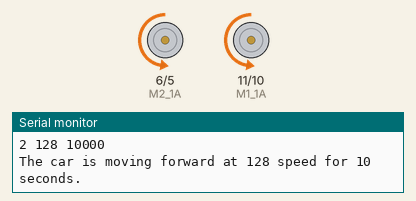
This sketch was run on a simulated Arduino Uno, built with avr-gcc and run on an emulated ATmega328P. Shown: motor-driver pin pairs drawn as motors (green arrow = first pin HIGH = forward, orange = second pin HIGH = backward, longer = more drive), the last lines printed to the serial monitor. Wiring (inferred from the names in the program): 24Cxx EEPROM at I2C address 0x50. EEPROM starts erased.

Above: at 0.2 s.
At 17.2 s:
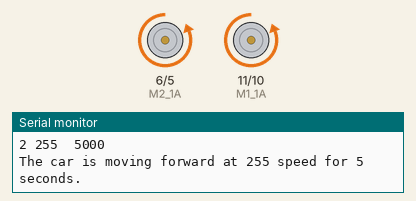
At 24.2 s:
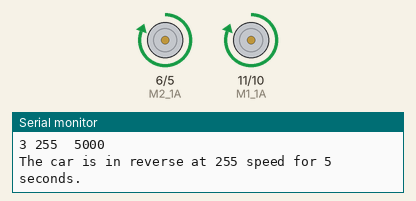
At 46.2 s:
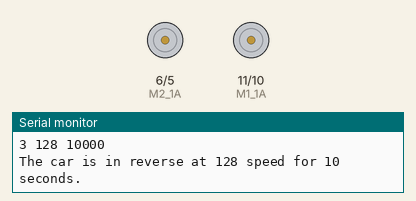
Timing chart, 0 to 47.7 s (numbered marks = the images above):
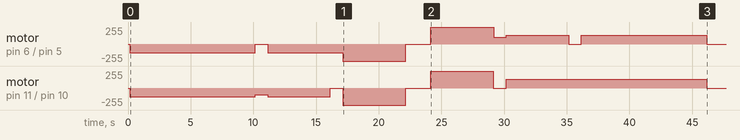

The sketch:

project3-eeprom_path.ino
```cpp
/*–––––––––––––––––––––––––––––––––––––––––––––––––––––––––––––/

  Write an array of instructions to EEPROM,
  Use it to control a car autonomously.

  Adapted by Ricky Thang
    from www.hobbytronics.co.uk 2012
    EEPROM_PAGE_WRITES

/–––––––––––––––––––––––––––––––––––––––––––––––––––––––––––––*/

#include <Wire.h>
#include "motorfunc.h"
#define eeprom1 0x50 //Address of 24LC256 eeprom chip

char rdata[32];
const int M1_1A = 11; //Motor 1 Control Input A through pin 11
const int M1_1B = 10; //Motor 1 Control Input B through pin 10
const int M2_1A = 6; //Motor 2 Control Input A through pin 6
const int M2_1B = 5; //Motor 2 Control Input B through pin 5
const int length_instruction_string = 13;
int speed = 0;
char data, lastData;

void setup(void)
{
  Serial.begin(9600);
  Wire.begin();
  pinMode(M1_1A, OUTPUT);
  pinMode(M1_1B , OUTPUT);
  pinMode(M2_1A, OUTPUT);
  pinMode(M2_1B , OUTPUT);
  // turn off motor
  stop();

  unsigned int i = 0; //for reading eeprom data
  unsigned int j = 0; //for counting length of data
  int total_str_len=0;
  const int max_num_instructions = 11; //stipulate max number of instructions
  int speed = 255;
  int delay_time = 0;
  char lastData;

/* Define instruction data to be written to EEPROM */
  char str_instructions[max_num_instructions][length_instruction_string]={
    "2 128 10000\n",  //forward, half speed, 10 seconds
    "6 100  1000\n",  //forward right point turn, 100 speed, 1 second
    "2 128  5000\n",  //forward, half speed, 5 seconds
    "5 100  1000\n",  //forward left point turn, 100 speed, 1 second
    "2 255  5000\n",  //forward, full speed, 5 seconds
    "1   0  2000\n",  //stop, two seconds
    "3 255  5000\n",  //reverse, full speed, 5 seconds
    "5 100  1000\n",  //reverse left point turn, 100 speed, 1 second
    "3 128  5000\n",  //reverse, half speed, 5 seconds
    "6 100  1000\n",  //reverse right point turn, 100 speed, 1 second
    "3 128 10000\n"}; //reverse, half speed, 10 seconds

  /* Write the data to the EEPROM */
  while (j < max_num_instructions)
  {
    int str_len=0;
    do{ str_len+=length_instruction_string; } while(str_instructions[j][str_len]);
    writeEEPROM(eeprom1,total_str_len,str_instructions[j]);
    total_str_len+=strlen(str_instructions[j]);
    j++;
  }

  /* Scan, then use the recorded data as function arguments */
  Serial.println("DATA READ");
  for(i=0;i<max_num_instructions;i++)
  {
    readEEPROM(eeprom1, i*(length_instruction_string-1), rdata, length_instruction_string-1);
    Serial.write(rdata,length_instruction_string-1);
    sscanf(rdata, "%c %i %i", &data, &speed, &delay_time);

    switch (data)
    {
    case '1':
      stop();
      speed = 0;
      Serial.print("The car has stopped for ");
      Serial.print(delay_time/1000);
      Serial.println(" seconds.");
      delay(delay_time);
      break;
    case '2':
      forward(speed);
      lastData = '2';
      Serial.print("The car is moving forward at ");
      Serial.print(speed);
      Serial.print(" speed for ");
      Serial.print(delay_time/1000);
      Serial.println(" seconds.");
      delay(delay_time);
      stop();
      break;
    case '3':
      reverse(speed);
      lastData = '3';
      Serial.print("The car is in reverse at ");
      Serial.print(speed);
      Serial.print(" speed for ");
      Serial.print(delay_time/1000);
      Serial.println(" seconds.");
      delay(delay_time);
      stop();
      break;
    case '4':
      Serial.print("Current Speed Setting: ");
      Serial.print(speed/25);
      Serial.print("/10");
      break;
    case '5':
      Serial.print("The car is turning right for ");
      Serial.print(delay_time/1000);
      Serial.println(" seconds.");
      if (lastData == '2')
      {
        forward_R(speed);
        delay(delay_time);
        stop();
      }
      if (lastData == '3')
      {
        reverse_R(speed);
        delay(delay_time);
        stop();
      }
      break;
    case '6':
      Serial.print("The car is turning left for ");
      Serial.print(delay_time/1000);
      Serial.println(" seconds.");
      if (lastData == '2')
      {
        forward_L(speed);
        delay(delay_time);
        stop();
      }
      if (lastData == '3')
      {
        reverse_L(speed);
        delay(delay_time);
        stop();
      }
      break;
    case '+':
      //increase speed by 1/10th
      if (speed < 250)
      {
        speed += 25;
        if (lastData == '2')
          forward(speed);
        if (lastData == '3')
          reverse(speed);
        Serial.print("Speed Setting: ");
        Serial.print(speed/25);
        Serial.print("/10");
      }
      else
        Serial.println("Maximum speed has been reached.");
      break;
    case '-':
      //decrease speed by 1/10th
      if (speed >= 25)
      {
        speed -= 25;
        if (lastData == '2')
          forward(speed);
        if (lastData == '3')
          reverse(speed);
        Serial.print("Speed Setting: ");
        Serial.print(speed/25);
        Serial.print("/10");
      }
      else
        Serial.println("The car has stopped.");
      break;
    }
  }
}

void loop(){}

void writeEEPROM(int deviceaddress, unsigned int eeaddress, char* data)
{
  // Uses Page Write for 24LC256
  // Allows for 64 byte page boundary
  // Splits string into max 16 byte writes
  unsigned char i=0, counter=0;
  unsigned int address;
  unsigned int page_space;
  unsigned int page=0;
  unsigned int num_writes;
  unsigned int data_len=0;
  unsigned char first_write_size;
  unsigned char last_write_size;
  unsigned char write_size;

  // Calculate length of data
  do{ data_len++; } while(data[data_len]);

  // Calculate space available in first page
  page_space = int(((eeaddress/64) + 1)*64)-eeaddress;

  // Calculate first write size
  if (page_space>16){
  first_write_size=page_space-((page_space/16)*16);
  if (first_write_size==0) first_write_size=16;
  }
  else
  first_write_size=page_space;

  // calculate size of last write
  if (data_len>first_write_size)
  last_write_size = (data_len-first_write_size)%16;

  // Calculate how many writes we need
  if (data_len>first_write_size)
  num_writes = ((data_len-first_write_size)/16)+2;
  else
  num_writes = 1;

  i=0;
  address=eeaddress;
  for(page=0;page<num_writes;page++)
  {
  if(page==0) write_size=first_write_size;
  else if(page==(num_writes-1)) write_size=last_write_size;
  else write_size=16;

  Wire.beginTransmission(deviceaddress);
  Wire.write((int)((address) >> 8)); // MSB
  Wire.write((int)((address) & 0xFF)); // LSB
  counter=0;
  do{
  Wire.write((byte) data[i]);
  i++;
  counter++;
  } while((data[i]) && (counter<write_size));
  Wire.endTransmission();
  address+=write_size; // Increment address for next write

  delay(6); // needs 5ms for page write
  }
  }

  void readEEPROM(int deviceaddress, unsigned int eeaddress,
  char* data, unsigned int num_chars)
  {
  unsigned char i=0;
  Wire.beginTransmission(deviceaddress);
  Wire.write((int)(eeaddress >> 8)); // MSB
  Wire.write((int)(eeaddress & 0xFF)); // LSB
  Wire.endTransmission();

  Wire.requestFrom(deviceaddress,num_chars);

  while(Wire.available()) data[i++] = Wire.read();

}
```

motorfunc.h
```cpp
/*–––––––––––––––––––––––––––––––––––––––––––––––––––––––––––––/

	This is a header file for
	the the car's motor functions.

		Submitted by: Ricky Thang

/–––––––––––––––––––––––––––––––––––––––––––––––––––––––––––––*/

void forward   (int ispeed);

void reverse   (int ispeed);

void forward_L (int ispeed);

void forward_R (int ispeed);

void reverse_L (int ispeed);

void reverse_R (int ispeed);;

void stop();
```

motorfunc.ino
```cpp
#include "motorfunc.h"

/*–––––––––––––––––––––––––––––––––––––––––––––––––––––––––––––/

  This function moves the car forward at a specified speed.

/–––––––––––––––––––––––––––––––––––––––––––––––––––––––––––––*/

void forward (int ispeed) // ispeed between 0 and 255
{
  if ((ispeed >= 0) and (ispeed <= 255))
  {
    stop ();  // ensure control pins at 0,0 before changing
    digitalWrite(M1_1A, LOW);
    analogWrite (M1_1B, ispeed);
    digitalWrite(M2_1A, LOW);
    analogWrite (M2_1B, ispeed);
  }
}

/*––––––––––––––––––––––––––––––––––––––––––––––––––––––––––––*/

/*–––––––––––––––––––––––––––––––––––––––––––––––––––––––––––––/

  This function moves the car in reverse at a specified speed.

/–––––––––––––––––––––––––––––––––––––––––––––––––––––––––––––*/
void reverse (int ispeed) //ispeed between 0 and 255
{
  if ((ispeed >= 0) and (ispeed <= 255))
  {
    stop ();  // ensure control pins at 0,0 before changing
    analogWrite (M1_1A, ispeed);
    digitalWrite(M1_1B , LOW);
    analogWrite (M2_1A, ispeed);
    digitalWrite(M2_1B , LOW);
  }
}

/*––––––––––––––––––––––––––––––––––––––––––––––––––––––––––––*/


/*–––––––––––––––––––––––––––––––––––––––––––––––––––––––––––––/

  This function makes the car do a forward left point turn
    at a specified speed.

/–––––––––––––––––––––––––––––––––––––––––––––––––––––––––––––*/

void forward_L(int ispeed)
{
  if ((ispeed >= 0) and (ispeed <= 255))
  {
    stop ();  // ensure control pins at 0,0 before changing
    digitalWrite(M1_1A, LOW);
    analogWrite (M1_1B, ispeed);
    digitalWrite(M2_1A, LOW);
    digitalWrite(M2_1B, LOW);
  }
}

/*––––––––––––––––––––––––––––––––––––––––––––––––––––––––––––*/


/*–––––––––––––––––––––––––––––––––––––––––––––––––––––––––––––/

  This function makes the car do a forward right point turn
    at a specified speed.

/–––––––––––––––––––––––––––––––––––––––––––––––––––––––––––––*/

void forward_R(int ispeed)
{
  if ((ispeed >= 0) and (ispeed <= 255))
  {
    stop ();  // ensure control pins at 0,0 before changing
    digitalWrite(M1_1A, LOW);
    digitalWrite(M1_1B, LOW);
    digitalWrite(M2_1A, LOW);
    analogWrite (M2_1B, ispeed);
  }
}

/*––––––––––––––––––––––––––––––––––––––––––––––––––––––––––––*/


/*–––––––––––––––––––––––––––––––––––––––––––––––––––––––––––––/

  This function makes the car do a reverse left point turn
    at a specified speed.

/–––––––––––––––––––––––––––––––––––––––––––––––––––––––––––––*/

void reverse_L(int ispeed)
{
  if ((ispeed >= 0) and (ispeed <= 255))
  {
    stop ();  // ensure control pins at 0,0 before changing
    analogWrite (M1_1A , ispeed);
    digitalWrite(M1_1B , LOW);
    digitalWrite(M2_1A , LOW);
    digitalWrite(M2_1B , LOW);
  }
}

/*––––––––––––––––––––––––––––––––––––––––––––––––––––––––––––*/


/*–––––––––––––––––––––––––––––––––––––––––––––––––––––––––––––/

  This function makes the car do a reverse right point turn
    at a specified speed.

/–––––––––––––––––––––––––––––––––––––––––––––––––––––––––––––*/

void reverse_R(int ispeed)
{
  if ((ispeed >= 0) and (ispeed <= 255))
  {
    stop ();  // ensure control pins at 0,0 before changing
    digitalWrite(M1_1A , LOW);
    digitalWrite(M1_1B , LOW);
    analogWrite (M2_1A , ispeed);
    digitalWrite(M2_1B , LOW);
  }
}

/*––––––––––––––––––––––––––––––––––––––––––––––––––––––––––––*/


/*–––––––––––––––––––––––––––––––––––––––––––––––––––––––––––––/

  This function stops the car.

/–––––––––––––––––––––––––––––––––––––––––––––––––––––––––––––*/

void stop()
{
    digitalWrite(M1_1A, LOW);
    digitalWrite(M1_1B , LOW);
    digitalWrite(M2_1A, LOW);
    digitalWrite(M2_1B , LOW);
}

/*––––––––––––––––––––––––––––––––––––––––––––––––––––––––––––*/
```
